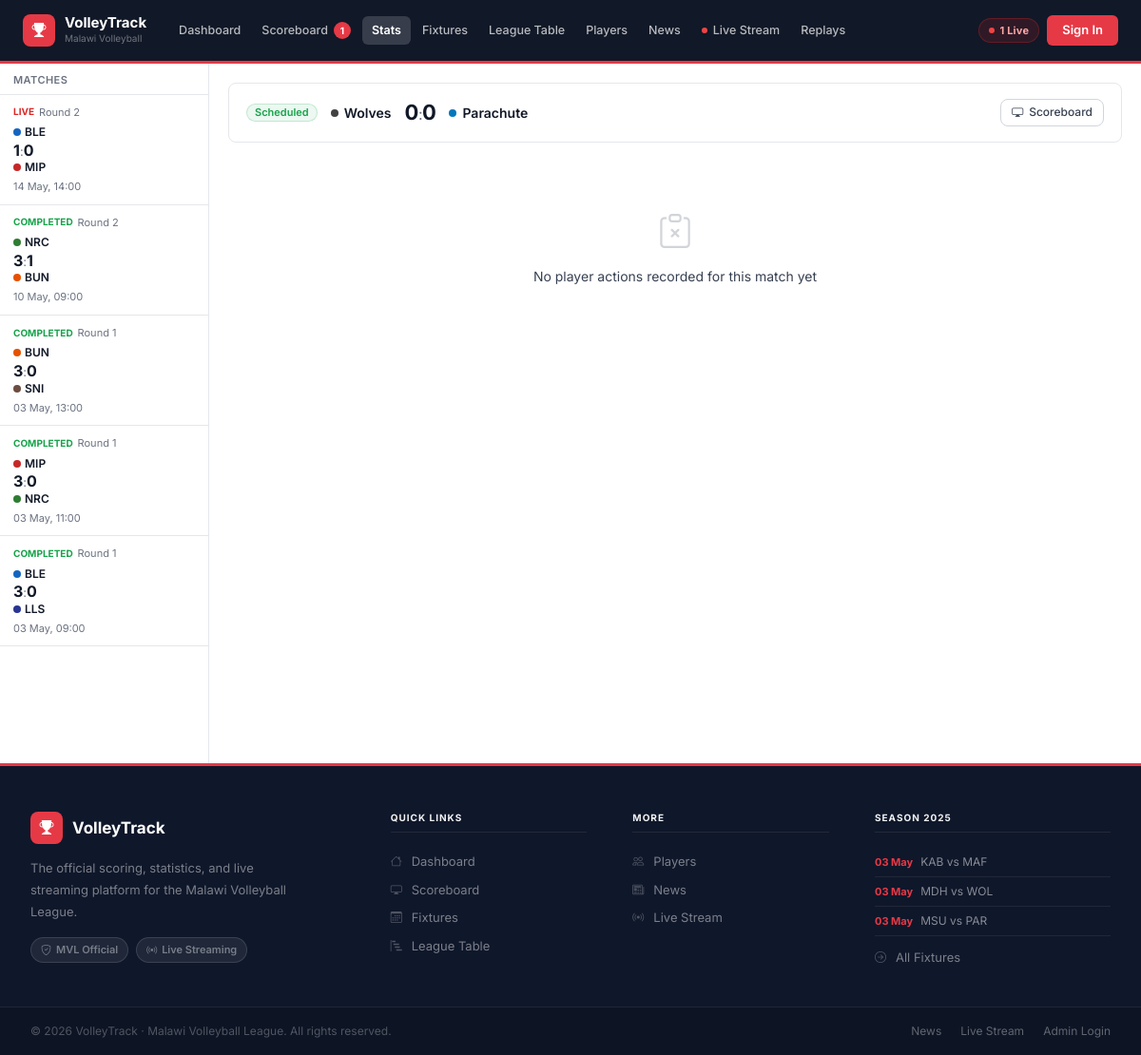
Screenshot of /modules/stats/index.php?match=18 with the database file from the repository.
### tables this page shows
CREATE TABLE IF NOT EXISTS matches (
  id INT AUTO_INCREMENT PRIMARY KEY,
  season_id INT NOT NULL,
  home_team_id INT NOT NULL,
  away_team_id INT NOT NULL,
  match_date DATETIME NOT NULL,
  venue VARCHAR(150) DEFAULT NULL,
  round VARCHAR(50) DEFAULT NULL,
  status ENUM('Scheduled','Live','Completed','Postponed','Cancelled') DEFAULT 'Scheduled',
  home_sets_won INT DEFAULT 0,
  away_sets_won INT DEFAULT 0,
  set_scores JSON DEFAULT NULL,
  current_set INT DEFAULT 1,
  home_score_current_set INT DEFAULT 0,
  away_score_current_set INT DEFAULT 0,
  started_at TIMESTAMP NULL DEFAULT NULL,
  ended_at TIMESTAMP NULL DEFAULT NULL,
  created_at TIMESTAMP DEFAULT CURRENT_TIMESTAMP,
  FOREIGN KEY (season_id) REFERENCES seasons(id),
  FOREIGN KEY (home_team_id) REFERENCES teams(id),
  FOREIGN KEY (away_team_id) REFERENCES teams(id)
);

CREATE TABLE IF NOT EXISTS teams (
  id INT AUTO_INCREMENT PRIMARY KEY,
  name VARCHAR(100) NOT NULL,
  short_name VARCHAR(10) NOT NULL,
  home_court VARCHAR(150) DEFAULT NULL,
  city VARCHAR(100) DEFAULT NULL,
  coach VARCHAR(100) DEFAULT NULL,
  color_primary VARCHAR(7) DEFAULT '#555555',
  is_active TINYINT(1) DEFAULT 1,
  created_at TIMESTAMP DEFAULT CURRENT_TIMESTAMP
);

### includes/config.php (called while the page is built, shortened)
<?php
function isLoggedIn(): bool { return isset($_SESSION['user_id']); }

### modules/stats/index.php (the view, shortened to what this page needs)
<?php
require_once __DIR__.'/../../includes/config.php';
$currentPage='stats'; $pageTitle='Player Stats'; $db=getDB();
$mid = (int)($_GET['match'] ?? 0);
$allMatches = $db->query("SELECT m.id,m.status,m.round,m.match_date,m.home_sets_won,m.away_sets_won,ht.name hn,ht.short_name hs,ht.color_primary hc,at.name an,at.short_name as_,at.color_primary ac FROM matches m JOIN teams ht ON ht.id=m.home_team_id JOIN teams at ON at.id=m.away_team_id WHERE m.status IN('Live','Completed') ORDER BY FIELD(m.status,'Live','Completed'),m.match_date DESC LIMIT 30")->fetchAll();
$sel = null; $homeStats = []; $awayStats = []; $homeTotals = []; $awayTotals = [];
if ($mid) {
  $s = $db->prepare("SELECT m.*,ht.name hn,ht.short_name hs,ht.id hid,ht.color_primary hc,at.name an,at.short_name as_,at.id aid,at.color_primary ac FROM matches m JOIN teams ht ON ht.id=m.home_team_id JOIN teams at ON at.id=m.away_team_id WHERE m.id=?");
  $s->execute([$mid]); $sel = $s->fetch();
  if ($sel) {
    $statQ = $db->prepare("
      SELECT p.id, p.jersey_number, CONCAT(p.first_name,' ',p.last_name) pname, p.position,
        SUM(pa.action_type='Attack Kill')                                           AS kills,
        SUM(pa.action_type='Ace')                                                   AS aces,
        SUM(pa.action_type='Block')                                                 AS blocks,
        SUM(pa.action_type='Dig')                                                   AS digs,
        SUM(pa.action_type='Set Assist')                                            AS assists,
        SUM(pa.action_type='Reception')                                             AS receptions,
        SUM(pa.action_type IN('Attack Error','Attack Blocked','Service Error',
                               'Block Error','Dig Error','Reception Error'))        AS errors,
        SUM(pa.action_type IN('Attack Kill','Ace','Block'))                         AS points
      FROM player_actions pa
      JOIN players p ON p.id = pa.player_id
      WHERE pa.match_id = ? AND pa.team_id = ?
      GROUP BY p.id, p.jersey_number, p.first_name, p.last_name, p.position
      ORDER BY points DESC, kills DESC, aces DESC
    ");
    $statQ->execute([$mid, $sel['hid']]); $homeStats = $statQ->fetchAll();
    $statQ->execute([$mid, $sel['aid']]); $awayStats = $statQ->fetchAll();
  }
}
include __DIR__.'/../../includes/header.php';
?>
<div class="stats-layout">
  <div class="st-list">
    <div style="padding:9px 14px 6px;font-size:11px;font-weight:600;color:var(--t3);border-bottom:1px solid var(--b0);text-transform:uppercase;letter-spacing:.04em;position:sticky;top:0;background:var(--s1);z-index:2">Matches</div>
    <?php foreach ($allMatches as $m): $bc=$m['status']==='Live'?'var(--red)':'var(--grn)'; ?>
    <a href="?match=<?= $m['id'] ?>" class="st-item <?= $m['id']==$mid?'sel':'' ?>">
      <div style="display:flex;gap:5px;align-items:center;margin-bottom:4px">
        <span style="font-size:10px;font-weight:700;color:<?= $bc ?>;text-transform:uppercase"><?= $m['status'] ?></span>
        <span style="font-size:11px;color:var(--t3)"><?= htmlspecialchars($m['round']??'') ?></span>
      </div>
      <div style="font-size:12px;font-weight:600;display:flex;align-items:center;gap:4px"><div class="team-dot" style="background:<?= $m['hc'] ?>"></div><?= htmlspecialchars($m['hs']) ?></div>
      <div style="font-size:16px;font-weight:700;color:var(--t1);margin:.1rem 0;line-height:1"><?= $m['home_sets_won'] ?><span style="color:var(--t3);font-weight:400;font-size:13px">:</span><?= $m['away_sets_won'] ?></div>
      <div style="font-size:12px;font-weight:600;display:flex;align-items:center;gap:4px"><div class="team-dot" style="background:<?= $m['ac'] ?>"></div><?= htmlspecialchars($m['as_']) ?></div>
      <div style="font-size:11px;color:var(--t3);margin-top:3px"><?= date('d M, H:i',strtotime($m['match_date'])) ?></div>
    </a>
    <?php endforeach; ?>
  </div>
  <div class="st-main">
    <?php if (!$sel): ?>
    <div style="display:flex;flex-direction:column;align-items:center;justify-content:center;height:100%;gap:8px;text-align:center;color:var(--t3)">
      <i class="bi bi-bar-chart-line" style="font-size:40px;opacity:.25"></i>
      <div style="font-size:14px;color:var(--t2)">Select a match to view player stats</div>
    </div>
    <?php else:
      $isLive = $sel['status']==='Live';
    ?>
    <div style="background:var(--s1);border:1px solid var(--b0);border-radius:var(--r);padding:14px 18px;margin-bottom:18px;display:flex;align-items:center;justify-content:space-between;flex-wrap:wrap;gap:10px">
      <div style="display:flex;align-items:center;gap:14px;flex-wrap:wrap">
        <span class="badge <?= $isLive?'b-live':'b-done' ?>"><?= $sel['status'] ?></span>
        <div style="display:flex;align-items:center;gap:6px;font-size:14px;font-weight:600"><div class="team-dot" style="background:<?= $sel['hc'] ?>"></div><?= htmlspecialchars($sel['hn']) ?></div>
        <div style="font-size:22px;font-weight:700;letter-spacing:-.02em"><?= $sel['home_sets_won'] ?><span style="color:var(--t3);font-weight:400;font-size:16px">:</span><?= $sel['away_sets_won'] ?></div>
        <div style="display:flex;align-items:center;gap:6px;font-size:14px;font-weight:600"><div class="team-dot" style="background:<?= $sel['ac'] ?>"></div><?= htmlspecialchars($sel['an']) ?></div>
      </div>
      <div style="display:flex;gap:6px;align-items:center">
        <a href="<?= APP_URL ?>/modules/scoreboard/index.php?match=<?= $mid ?>" class="btn btn-ghost btn-sm"><i class="bi bi-display"></i>Scoreboard</a>
      </div>
    </div>
    <?php if (empty($homeStats) && empty($awayStats)): ?>
    <div style="text-align:center;padding:3rem;color:var(--t3)">
      <i class="bi bi-clipboard-x" style="font-size:36px;display:block;margin-bottom:10px;opacity:.3"></i>
      <div style="font-size:14px;color:var(--t2)">No player actions recorded for this match yet</div>
    </div>
    <?php endif; ?>
    <?php endif; ?>
  </div>
</div>
<?php include __DIR__.'/../../includes/footer.php'; ?>

### includes/footer.php (shortened to what this page needs)
</div>
<footer class="site-footer">
  <div class="footer-inner">
    <div class="footer-col footer-brand">
      <div class="footer-logo">
        <div class="brand-icon"><i class="bi bi-trophy-fill"></i></div>
        <span class="brand-name">VolleyTrack</span>
      </div>
      <p>The official scoring, statistics, and live streaming platform for the Malawi Volleyball League.</p>
      <div class="footer-badges">
        <span><i class="bi bi-shield-check"></i> MVL Official</span>
        <span><i class="bi bi-broadcast"></i> Live Streaming</span>
      </div>
    </div>
    <div class="footer-col">
      <h4>Quick Links</h4>
      <a href="<?= APP_URL ?>/" class="footer-link"><i class="bi bi-house"></i>Dashboard</a>
      <a href="<?= APP_URL ?>/modules/scoreboard/index.php" class="footer-link"><i class="bi bi-display"></i>Scoreboard</a>
      <a href="<?= APP_URL ?>/modules/fixtures/index.php" class="footer-link"><i class="bi bi-calendar3"></i>Fixtures</a>
      <a href="<?= APP_URL ?>/modules/tables/index.php" class="footer-link"><i class="bi bi-bar-chart-steps"></i>League Table</a>
    </div>
    <div class="footer-col">
      <h4>More</h4>
      <a href="<?= APP_URL ?>/modules/players/index.php" class="footer-link"><i class="bi bi-people"></i>Players</a>
      <a href="<?= APP_URL ?>/modules/news/index.php" class="footer-link"><i class="bi bi-newspaper"></i>News</a>
      <a href="<?= APP_URL ?>/modules/streaming/index.php" class="footer-link"><i class="bi bi-broadcast"></i>Live Stream</a>
    </div>
    <div class="footer-col">
      <h4>Season 2025</h4>
      <?php
        try {
          $db = getDB();
          $ft = $db->query("SELECT m.match_date, ht.short_name hn, at.short_name an FROM matches m JOIN teams ht ON ht.id=m.home_team_id JOIN teams at ON at.id=m.away_team_id WHERE m.status='Scheduled' ORDER BY m.match_date ASC LIMIT 3")->fetchAll();
          foreach($ft as $m):
      ?>
      <div class="footer-fixture">
        <span class="fx-date"><?= date('d M',strtotime($m['match_date'])) ?></span>
        <span class="fx-teams"><?= htmlspecialchars($m['hn']) ?> vs <?= htmlspecialchars($m['an']) ?></span>
      </div>
      <?php endforeach; } catch(Exception $e){} ?>
      <a href="<?= APP_URL ?>/modules/fixtures/index.php" class="footer-link" style="margin-top:8px"><i class="bi bi-arrow-right-circle"></i>All Fixtures</a>
    </div>
  </div>
  <div class="footer-bottom">
    <div class="footer-bottom-inner">
      <span>© <?= date('Y') ?> VolleyTrack · Malawi Volleyball League. All rights reserved.</span>
      <div class="footer-bottom-links">
        <a href="<?= APP_URL ?>/modules/news/index.php">News</a>
        <a href="<?= APP_URL ?>/modules/streaming/index.php">Live Stream</a>
        <?php if(!isLoggedIn()): ?><a href="<?= APP_URL ?>/login.php">Admin Login</a><?php endif; ?>
      </div>
    </div>
  </div>
</footer>
</body>
</html>

### modules/stats/index.php (style rules this page uses)
.stats-layout { display:grid;grid-template-columns:220px 1fr;height:calc(100vh - var(--th));overflow:hidden }
.st-list { border-right:1px solid var(--b0);overflow-y:auto;background:var(--s1) }
.st-main { overflow-y:auto;background:var(--bg);padding:20px }
.st-item { padding:10px 14px;border-bottom:1px solid var(--b0);text-decoration:none;display:block;transition:background var(--tr);color:var(--t1) }

### rows the page displays
matches: status "LIVE", round "Round 2", home_team.short_name "BLE", home_sets_won "1", away_sets_won "0", away_team.short_name "MIP", match_date "14 May, 14:00"
matches: status "COMPLETED", round "Round 2", home_team.short_name "NRC", home_sets_won "3", away_sets_won "1", away_team.short_name "BUN", match_date "10 May, 09:00"
matches: status "COMPLETED", round "Round 1", home_team.short_name "BUN", home_sets_won "3", away_sets_won "0", away_team.short_name "SNI", match_date "03 May, 13:00"
matches: status "COMPLETED", round "Round 1", home_team.short_name "MIP", home_sets_won "3", away_sets_won "0", away_team.short_name "NRC", match_date "03 May, 11:00"
matches: status "COMPLETED", round "Round 1", home_team.short_name "BLE", home_sets_won "3", away_sets_won "0", away_team.short_name "LLS", match_date "03 May, 09:00"
matches: status "Scheduled", home_team.name "Wolves", home_sets_won "0", away_sets_won "0", away_team.name "Parachute"
matches: match_date "03 May", home_team.short_name "KAB", away_team.short_name "MAF"
matches: match_date "03 May", home_team.short_name "MDH", away_team.short_name "WOL"
matches: match_date "03 May", home_team.short_name "MSU", away_team.short_name "PAR"

### other values shown
$lbl "Dashboard"
$lbl "Scoreboard"
$liveMatches "1"
$lbl "Stats"
$lbl "Fixtures"
$lbl "League Table"
$lbl "Players"
$lbl "News"
$lbl "Live Stream"
$lbl "Replays"
